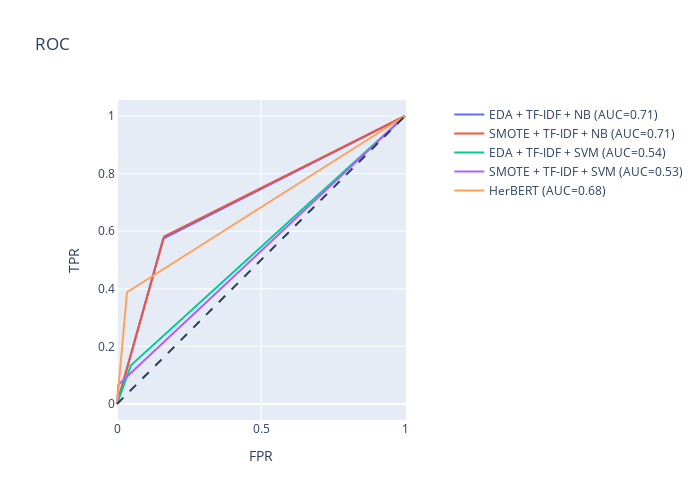

The code cell stored with this chart in its notebook:
### Code cell
""" ENG """
# Create an empty figure, and iteratively add new lines
# every time we compute a new class
fig = go.Figure()
fig.add_shape(
    type='line', line=dict(dash='dash'),
    x0=0, x1=1, y0=0, y1=1
)

y_true = test.label.values

for m in models.keys():
    if m == 'HerBERT':
        _, y_score, _ = get_prob_scores(models.get(m), df_test)
    elif 'SMOTE' in m:
        y_score = models.get(m).predict(X_test_res)
    elif 'TF-IDF' in m:
        y_score = models.get(m).predict(test.text)
    
    
    
    fpr, tpr, _ = roc_curve(y_true, y_score)
    auc_score = roc_auc_score(y_true, y_score)

    name = f"{m} (AUC={auc_score:.2f})"
    fig.add_trace(go.Scatter(x=fpr, y=tpr, name=name, mode='lines'))

fig.update_layout(
    title = 'ROC',
    xaxis_title='FPR',
    yaxis_title='TPR',
    yaxis=dict(scaleanchor="x", scaleratio=1),
    xaxis=dict(constrain='domain'),
    width=700, height=500
    )
fig.show()

### Figure 1 — Plotly figure (JSON) as saved in the notebook; plotly's stock layout.template omitted (floating-point values rounded to 4 significant figures)
{"data": [{"mode": "lines", "name": "EDA + TF-IDF + NB (AUC=0.71)", "type": "scatter", "x": [0, 0.1605, 1], "y": [0, 0.5746, 1]}, {"mode": "lines", "name": "SMOTE + TF-IDF + NB (AUC=0.71)", "type": "scatter", "x": [0, 0.164, 1], "y": [0, 0.5821, 1]}, {"mode": "lines", "name": "EDA + TF-IDF + SVM (AUC=0.54)", "type": "scatter", "x": [0, 0.0485, 1], "y": [0, 0.1343, 1]}, {"mode": "lines", "name": "SMOTE + TF-IDF + SVM (AUC=0.53)", "type": "scatter", "x": [0, 0.004619, 1], "y": [0, 0.06716, 1]}, {"mode": "lines", "name": "HerBERT (AUC=0.68)", "type": "scatter", "x": [0, 0.03464, 1], "y": [0, 0.3881, 1]}], "layout": {"height": 500, "shapes": [{"line": {"dash": "dash"}, "type": "line", "x0": 0, "x1": 1, "y0": 0, "y1": 1}], "title": {"text": "ROC"}, "width": 700, "xaxis": {"constrain": "domain", "title": {"text": "FPR"}}, "yaxis": {"scaleanchor": "x", "scaleratio": 1, "title": {"text": "TPR"}}}}
